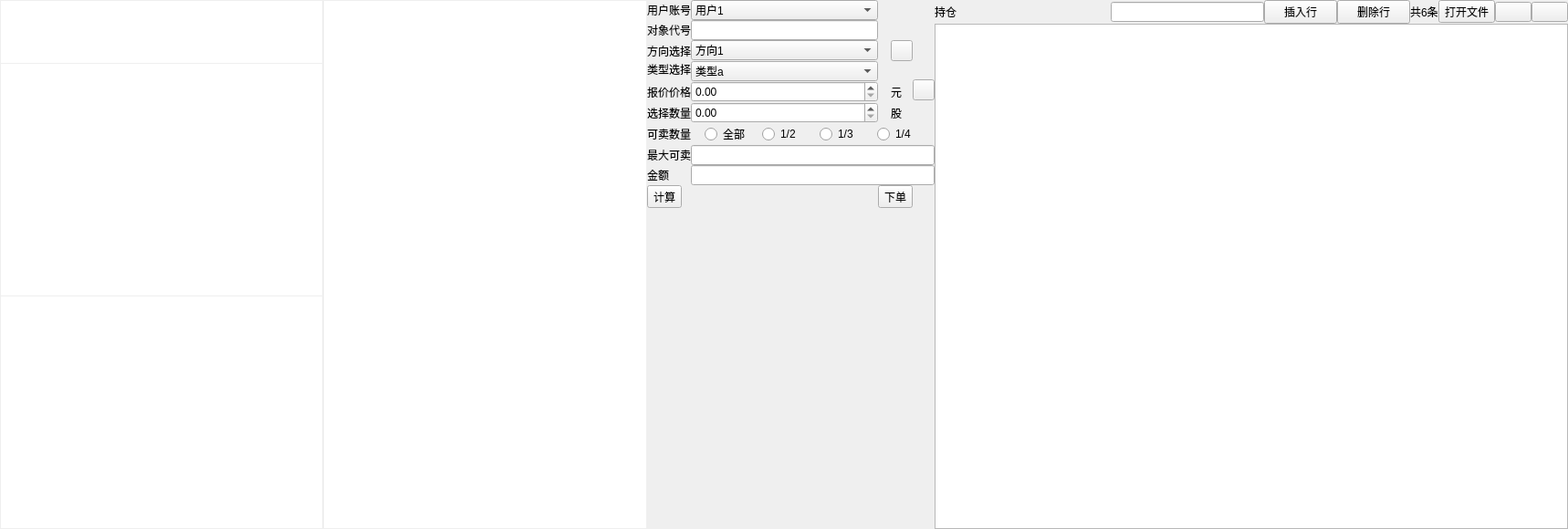
<?xml version="1.0" encoding="UTF-8"?>
<ui version="4.0">
 <class>MyTableWidget</class>
 <widget class="QWidget" name="MyTableWidget">
  <property name="geometry">
   <rect>
    <x>0</x>
    <y>0</y>
    <width>1718</width>
    <height>580</height>
   </rect>
  </property>
  <property name="sizePolicy">
   <sizepolicy hsizetype="Preferred" vsizetype="Preferred">
    <horstretch>0</horstretch>
    <verstretch>0</verstretch>
   </sizepolicy>
  </property>
  <property name="windowTitle">
   <string>Form</string>
  </property>
  <layout class="QGridLayout" name="gridLayout_4">
   <property name="leftMargin">
    <number>0</number>
   </property>
   <property name="topMargin">
    <number>0</number>
   </property>
   <property name="rightMargin">
    <number>0</number>
   </property>
   <property name="bottomMargin">
    <number>0</number>
   </property>
   <property name="spacing">
    <number>0</number>
   </property>
   <item row="0" column="0">
    <widget class="QSplitter" name="splitter">
     <property name="sizePolicy">
      <sizepolicy hsizetype="Preferred" vsizetype="Preferred">
       <horstretch>0</horstretch>
       <verstretch>0</verstretch>
      </sizepolicy>
     </property>
     <property name="orientation">
      <enum>Qt::Horizontal</enum>
     </property>
     <property name="handleWidth">
      <number>0</number>
     </property>
     <property name="childrenCollapsible">
      <bool>false</bool>
     </property>
     <widget class="QWidget" name="widget" native="true">
      <layout class="QGridLayout" name="gridLayout_3" rowstretch="1,4,4">
       <property name="leftMargin">
        <number>1</number>
       </property>
       <property name="topMargin">
        <number>1</number>
       </property>
       <property name="rightMargin">
        <number>1</number>
       </property>
       <property name="bottomMargin">
        <number>1</number>
       </property>
       <property name="spacing">
        <number>1</number>
       </property>
       <item row="1" column="0">
        <widget class="QTableView" name="tableView_Sale">
         <property name="frameShape">
          <enum>QFrame::NoFrame</enum>
         </property>
         <property name="verticalScrollBarPolicy">
          <enum>Qt::ScrollBarAlwaysOff</enum>
         </property>
         <property name="horizontalScrollBarPolicy">
          <enum>Qt::ScrollBarAlwaysOff</enum>
         </property>
         <property name="editTriggers">
          <set>QAbstractItemView::NoEditTriggers</set>
         </property>
         <property name="showGrid">
          <bool>false</bool>
         </property>
         <attribute name="horizontalHeaderCascadingSectionResizes">
          <bool>false</bool>
         </attribute>
         <attribute name="horizontalHeaderDefaultSectionSize">
          <number>70</number>
         </attribute>
         <attribute name="verticalHeaderVisible">
          <bool>false</bool>
         </attribute>
         <attribute name="verticalHeaderCascadingSectionResizes">
          <bool>false</bool>
         </attribute>
         <attribute name="verticalHeaderMinimumSectionSize">
          <number>12</number>
         </attribute>
         <attribute name="verticalHeaderDefaultSectionSize">
          <number>20</number>
         </attribute>
        </widget>
       </item>
       <item row="2" column="0">
        <widget class="QTableView" name="tableView_Buy">
         <property name="frameShape">
          <enum>QFrame::NoFrame</enum>
         </property>
         <property name="verticalScrollBarPolicy">
          <enum>Qt::ScrollBarAlwaysOff</enum>
         </property>
         <property name="horizontalScrollBarPolicy">
          <enum>Qt::ScrollBarAlwaysOff</enum>
         </property>
         <property name="editTriggers">
          <set>QAbstractItemView::NoEditTriggers</set>
         </property>
         <property name="showGrid">
          <bool>false</bool>
         </property>
         <attribute name="horizontalHeaderVisible">
          <bool>false</bool>
         </attribute>
         <attribute name="horizontalHeaderMinimumSectionSize">
          <number>29</number>
         </attribute>
         <attribute name="horizontalHeaderDefaultSectionSize">
          <number>70</number>
         </attribute>
         <attribute name="verticalHeaderVisible">
          <bool>false</bool>
         </attribute>
         <attribute name="verticalHeaderMinimumSectionSize">
          <number>12</number>
         </attribute>
         <attribute name="verticalHeaderDefaultSectionSize">
          <number>20</number>
         </attribute>
        </widget>
       </item>
       <item row="0" column="0">
        <widget class="QTableView" name="tableView_Abstract">
         <property name="frameShape">
          <enum>QFrame::NoFrame</enum>
         </property>
         <property name="verticalScrollBarPolicy">
          <enum>Qt::ScrollBarAlwaysOff</enum>
         </property>
         <property name="horizontalScrollBarPolicy">
          <enum>Qt::ScrollBarAlwaysOff</enum>
         </property>
         <property name="editTriggers">
          <set>QAbstractItemView::NoEditTriggers</set>
         </property>
         <property name="showGrid">
          <bool>false</bool>
         </property>
        </widget>
       </item>
      </layout>
     </widget>
     <widget class="QWidget" name="widget_2" native="true">
      <layout class="QVBoxLayout" name="verticalLayout_2" stretch="1,8">
       <property name="spacing">
        <number>0</number>
       </property>
       <property name="leftMargin">
        <number>1</number>
       </property>
       <property name="topMargin">
        <number>1</number>
       </property>
       <property name="rightMargin">
        <number>1</number>
       </property>
       <property name="bottomMargin">
        <number>1</number>
       </property>
       <item>
        <widget class="QTableView" name="tableView_Total">
         <property name="frameShape">
          <enum>QFrame::NoFrame</enum>
         </property>
         <property name="verticalScrollBarPolicy">
          <enum>Qt::ScrollBarAlwaysOff</enum>
         </property>
         <property name="horizontalScrollBarPolicy">
          <enum>Qt::ScrollBarAlwaysOff</enum>
         </property>
         <property name="editTriggers">
          <set>QAbstractItemView::NoEditTriggers</set>
         </property>
         <property name="showGrid">
          <bool>false</bool>
         </property>
         <attribute name="horizontalHeaderVisible">
          <bool>false</bool>
         </attribute>
         <attribute name="horizontalHeaderMinimumSectionSize">
          <number>20</number>
         </attribute>
         <attribute name="horizontalHeaderDefaultSectionSize">
          <number>50</number>
         </attribute>
         <attribute name="verticalHeaderVisible">
          <bool>false</bool>
         </attribute>
         <attribute name="verticalHeaderDefaultSectionSize">
          <number>28</number>
         </attribute>
        </widget>
       </item>
       <item>
        <widget class="QTableWidget" name="tableWidget_Info">
         <property name="frameShape">
          <enum>QFrame::NoFrame</enum>
         </property>
        </widget>
       </item>
      </layout>
     </widget>
     <widget class="QWidget" name="widget_3" native="true">
      <property name="sizePolicy">
       <sizepolicy hsizetype="Expanding" vsizetype="Preferred">
        <horstretch>0</horstretch>
        <verstretch>0</verstretch>
       </sizepolicy>
      </property>
      <layout class="QGridLayout" name="gridLayout_2">
       <property name="leftMargin">
        <number>0</number>
       </property>
       <property name="topMargin">
        <number>0</number>
       </property>
       <property name="rightMargin">
        <number>0</number>
       </property>
       <property name="bottomMargin">
        <number>0</number>
       </property>
       <property name="spacing">
        <number>0</number>
       </property>
       <item row="0" column="0">
        <widget class="QLabel" name="label_3">
         <property name="text">
          <string>用户账号</string>
         </property>
        </widget>
       </item>
       <item row="0" column="1">
        <widget class="QComboBox" name="comboBox">
         <item>
          <property name="text">
           <string>用户1</string>
          </property>
         </item>
         <item>
          <property name="text">
           <string>用户2</string>
          </property>
         </item>
         <item>
          <property name="text">
           <string>用户3</string>
          </property>
         </item>
        </widget>
       </item>
       <item row="1" column="0">
        <widget class="QLabel" name="label_4">
         <property name="text">
          <string>对象代号</string>
         </property>
        </widget>
       </item>
       <item row="1" column="1">
        <widget class="QLineEdit" name="lineEdit_No">
         <property name="readOnly">
          <bool>true</bool>
         </property>
        </widget>
       </item>
       <item row="1" column="2">
        <widget class="QLabel" name="label_Name">
         <property name="text">
          <string/>
         </property>
        </widget>
       </item>
       <item row="2" column="0">
        <widget class="QLabel" name="label_6">
         <property name="text">
          <string>方向选择</string>
         </property>
        </widget>
       </item>
       <item row="2" column="1">
        <widget class="QComboBox" name="comboBox_2">
         <item>
          <property name="text">
           <string>方向1</string>
          </property>
         </item>
         <item>
          <property name="text">
           <string>方向2</string>
          </property>
         </item>
         <item>
          <property name="text">
           <string>方向3</string>
          </property>
         </item>
        </widget>
       </item>
       <item row="2" column="3">
        <widget class="QToolButton" name="toolButton">
         <property name="text">
          <string/>
         </property>
        </widget>
       </item>
       <item row="3" column="0">
        <widget class="QLabel" name="label_7">
         <property name="text">
          <string>类型选择</string>
         </property>
        </widget>
       </item>
       <item row="3" column="1" rowspan="2">
        <widget class="QComboBox" name="comboBox_3">
         <item>
          <property name="text">
           <string>类型a</string>
          </property>
         </item>
         <item>
          <property name="text">
           <string>类型b</string>
          </property>
         </item>
         <item>
          <property name="text">
           <string>类型c</string>
          </property>
         </item>
        </widget>
       </item>
       <item row="4" column="4" rowspan="2">
        <widget class="QToolButton" name="toolButton_2">
         <property name="text">
          <string/>
         </property>
        </widget>
       </item>
       <item row="5" column="0">
        <widget class="QLabel" name="label_8">
         <property name="text">
          <string>报价价格</string>
         </property>
        </widget>
       </item>
       <item row="5" column="1">
        <widget class="QDoubleSpinBox" name="doubleSpinBox_Price">
         <property name="maximum">
          <double>9999999.000000000000000</double>
         </property>
         <property name="singleStep">
          <double>0.010000000000000</double>
         </property>
        </widget>
       </item>
       <item row="5" column="3">
        <widget class="QLabel" name="label_9">
         <property name="text">
          <string>元</string>
         </property>
        </widget>
       </item>
       <item row="6" column="0">
        <widget class="QLabel" name="label_10">
         <property name="text">
          <string>选择数量</string>
         </property>
        </widget>
       </item>
       <item row="6" column="1">
        <widget class="QDoubleSpinBox" name="doubleSpinBox_Number">
         <property name="maximum">
          <double>9999999.000000000000000</double>
         </property>
         <property name="singleStep">
          <double>100.000000000000000</double>
         </property>
        </widget>
       </item>
       <item row="6" column="3">
        <widget class="QLabel" name="label_11">
         <property name="text">
          <string>股</string>
         </property>
        </widget>
       </item>
       <item row="7" column="0" colspan="5">
        <layout class="QHBoxLayout" name="horizontalLayout_2">
         <property name="spacing">
          <number>0</number>
         </property>
         <item>
          <widget class="QLabel" name="label_12">
           <property name="text">
            <string>可卖数量</string>
           </property>
          </widget>
         </item>
         <item>
          <widget class="QRadioButton" name="radioButton_All">
           <property name="text">
            <string>全部</string>
           </property>
          </widget>
         </item>
         <item>
          <widget class="QRadioButton" name="radioButton_Half">
           <property name="text">
            <string>1/2</string>
           </property>
          </widget>
         </item>
         <item>
          <widget class="QRadioButton" name="radioButton_OneThird">
           <property name="text">
            <string>1/3</string>
           </property>
          </widget>
         </item>
         <item>
          <widget class="QRadioButton" name="radioButton_Quater">
           <property name="text">
            <string>1/4</string>
           </property>
          </widget>
         </item>
        </layout>
       </item>
       <item row="8" column="0">
        <widget class="QLabel" name="label_13">
         <property name="text">
          <string>最大可卖</string>
         </property>
        </widget>
       </item>
       <item row="8" column="1" colspan="4">
        <widget class="QLineEdit" name="lineEdit_Max">
         <property name="readOnly">
          <bool>true</bool>
         </property>
        </widget>
       </item>
       <item row="9" column="0">
        <widget class="QLabel" name="label_14">
         <property name="text">
          <string>金额</string>
         </property>
        </widget>
       </item>
       <item row="9" column="1" colspan="4">
        <widget class="QLineEdit" name="lineEdit_Sum">
         <property name="readOnly">
          <bool>true</bool>
         </property>
        </widget>
       </item>
       <item row="10" column="0">
        <widget class="QToolButton" name="toolButton_Calculate">
         <property name="text">
          <string>计算</string>
         </property>
        </widget>
       </item>
       <item row="10" column="1">
        <spacer name="horizontalSpacer_11">
         <property name="orientation">
          <enum>Qt::Horizontal</enum>
         </property>
         <property name="sizeHint" stdset="0">
          <size>
           <width>52</width>
           <height>20</height>
          </size>
         </property>
        </spacer>
       </item>
       <item row="10" column="2" colspan="2">
        <widget class="QToolButton" name="toolButton_Order">
         <property name="text">
          <string>下单</string>
         </property>
        </widget>
       </item>
       <item row="11" column="0">
        <spacer name="verticalSpacer">
         <property name="orientation">
          <enum>Qt::Vertical</enum>
         </property>
         <property name="sizeHint" stdset="0">
          <size>
           <width>20</width>
           <height>366</height>
          </size>
         </property>
        </spacer>
       </item>
       <item row="11" column="3">
        <spacer name="verticalSpacer_2">
         <property name="orientation">
          <enum>Qt::Vertical</enum>
         </property>
         <property name="sizeHint" stdset="0">
          <size>
           <width>20</width>
           <height>366</height>
          </size>
         </property>
        </spacer>
       </item>
      </layout>
     </widget>
     <widget class="QWidget" name="widget_4" native="true">
      <layout class="QGridLayout" name="gridLayout">
       <property name="leftMargin">
        <number>0</number>
       </property>
       <property name="topMargin">
        <number>0</number>
       </property>
       <property name="rightMargin">
        <number>0</number>
       </property>
       <property name="bottomMargin">
        <number>0</number>
       </property>
       <property name="spacing">
        <number>0</number>
       </property>
       <item row="0" column="0">
        <layout class="QHBoxLayout" name="horizontalLayout">
         <item>
          <widget class="QLabel" name="label">
           <property name="text">
            <string>持仓</string>
           </property>
          </widget>
         </item>
         <item>
          <spacer name="horizontalSpacer">
           <property name="orientation">
            <enum>Qt::Horizontal</enum>
           </property>
           <property name="sizeHint" stdset="0">
            <size>
             <width>40</width>
             <height>20</height>
            </size>
           </property>
          </spacer>
         </item>
         <item>
          <widget class="QLineEdit" name="lineEdit_search"/>
         </item>
         <item>
          <widget class="QPushButton" name="pushButton_add">
           <property name="text">
            <string>插入行</string>
           </property>
          </widget>
         </item>
         <item>
          <widget class="QPushButton" name="pushButton_del">
           <property name="text">
            <string>删除行</string>
           </property>
          </widget>
         </item>
         <item>
          <widget class="QLabel" name="label_2">
           <property name="text">
            <string>共6条</string>
           </property>
          </widget>
         </item>
         <item>
          <widget class="QToolButton" name="toolButton_OpenFile">
           <property name="text">
            <string>打开文件</string>
           </property>
          </widget>
         </item>
         <item>
          <widget class="QPushButton" name="pushButton">
           <property name="text">
            <string/>
           </property>
          </widget>
         </item>
         <item>
          <widget class="QPushButton" name="pushButton_2">
           <property name="text">
            <string/>
           </property>
          </widget>
         </item>
        </layout>
       </item>
       <item row="1" column="0">
        <widget class="QTableView" name="tableView_Data">
         <property name="horizontalScrollBarPolicy">
          <enum>Qt::ScrollBarAlwaysOff</enum>
         </property>
         <property name="showGrid">
          <bool>false</bool>
         </property>
        </widget>
       </item>
      </layout>
     </widget>
    </widget>
   </item>
  </layout>
 </widget>
 <resources/>
 <connections/>
</ui>
